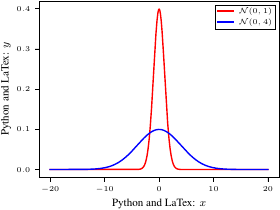

Write the Python code that produced this figure.
import numpy as np
from scipy.stats import norm
import matplotlib.pyplot as plt
from matplotlib import rcParams
from matplotlib.ticker import MaxNLocator

WIDTH_IN = 2.8
HEIGHT_IN = 2.1

x = np.linspace(-20, 20, 1000)

y = norm.pdf(x)

fig, ax = plt.subplots(figsize=(WIDTH_IN, HEIGHT_IN))

ax.plot(x, y, label=r'$\mathcal{N}(0, 1)$', linewidth=1, color='red')

ax.plot(x, norm.pdf(x, loc=0, scale=4), label=r'$\mathcal{N}(0, 4)$', linewidth=1, color='blue')

ax.set_xlabel('Python and LaTeX: $x$')
ax.set_ylabel('Python and LaTeX: $y$')
ax.set_ylim(bottom=np.max(y) * -0.05, top=np.max(y) * 1.05) 
ax.xaxis.set_major_locator(MaxNLocator(5))
ax.yaxis.set_major_locator(MaxNLocator(5))
ax.legend() 

plt.tight_layout(pad=0.1)
plt.savefig("scatterplot-python.pdf", format='pdf') 